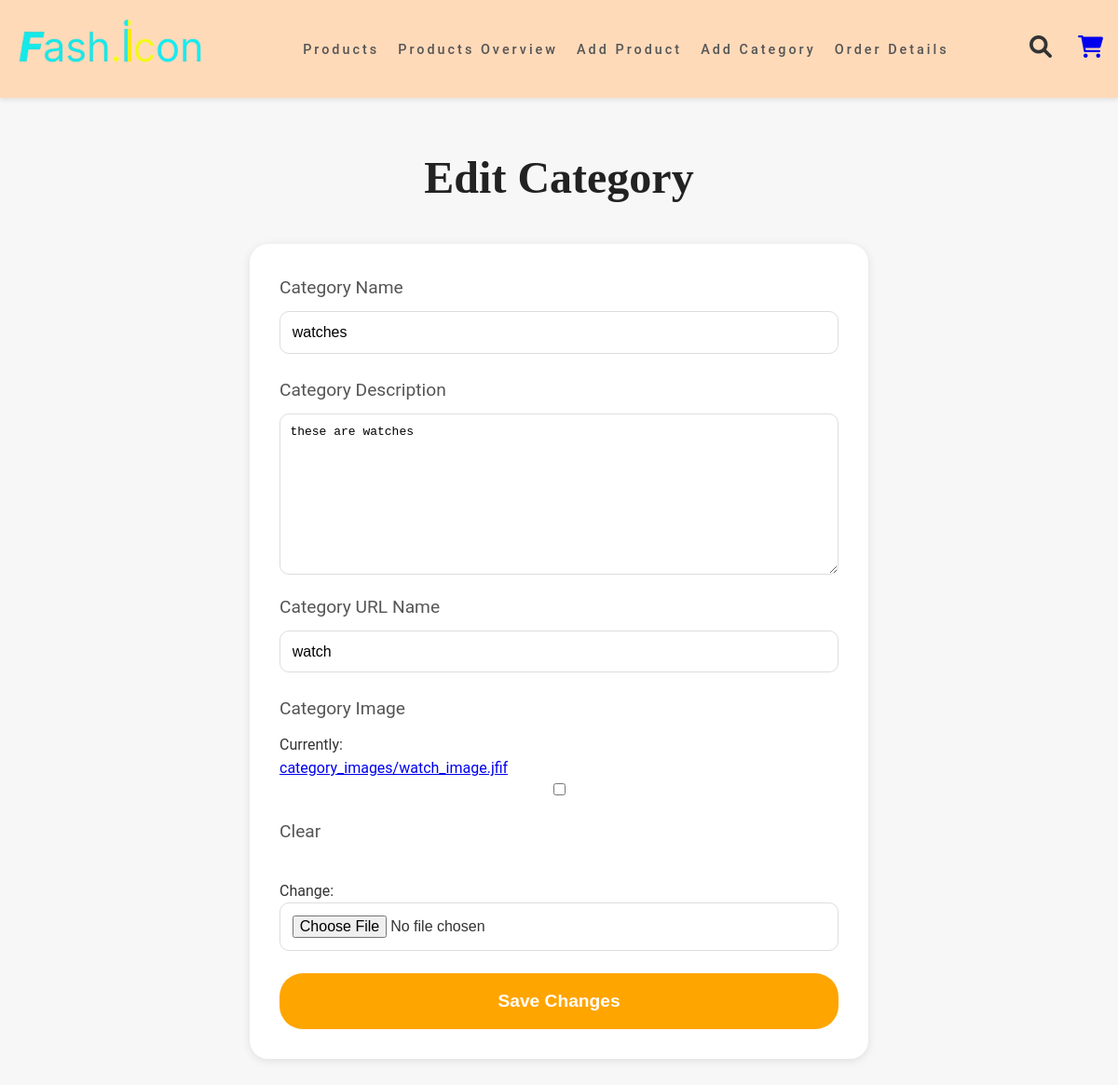
/edit-category/2/ (signed in), run on the app's committed database.
### keychain_app/models.py (models this page shows, shortened)
class Category(models.Model):
    name = models.CharField(max_length=100)
    url_name = models.SlugField(unique=True, default='none')  # Specify a default value
    image = models.ImageField(upload_to='category_images/', blank=True, null=True)  # Add image field
    description = models.TextField(blank=True)

### keychain_app/views.py (the view)
# urls.py: path('edit-category/<int:pk>/', views.edit_category, name='edit_category'),
@staff_member_required
def edit_category(request, pk):
    category = get_object_or_404(Category, pk=pk)
    if request.method == 'POST':
        form = CategoryForm(request.POST, request.FILES, instance=category)
        if form.is_valid():
            form.save()
            return redirect('edit_category', pk=pk)  # Redirect to the same page
    else:
        form = CategoryForm(instance=category)
    return render(request, 'edit_category.html', {'form': form})

### keychain_app/forms.py
class CategoryForm(forms.ModelForm):
    class Meta:
        model = Category
        fields = ['name', 'description','url_name','image']

### keychain_app/templates/edit_category.html (shortened to what this page needs)
{% load static %}
<!DOCTYPE html>
<html lang="en">
<head>
    <link rel="stylesheet" href="https://cdnjs.cloudflare.com/ajax/libs/font-awesome/6.0.0-beta3/css/all.min.css">
</head>
<body>
    <nav class="navbar-goofy">
        <div class="logo-fun">
            <img src="{% static 'images/logo.png' %}" alt="Logo">
        </div>
        <ul class="nav-links-goofy">
            <li><a href="{% url 'products_view' %}">Products</a></li>
            <li><a href="{% url 'products_overview' %}">Products Overview</a></li>
            <li><a href="{% url 'add_product' %}">Add Product</a></li>
            <li><a href="{% url 'add_category' %}">Add Category</a></li>
            <li><a href="{% url 'order_details' %}">Order Details</a></li>
        </ul>
        <div class="nav-icons-goofy">
            <i class="fas fa-search"></i>
            <a href="{% url 'view_cart' %}"><i class="fas fa-shopping-cart"></i></a>
        </div>
    </nav>
    <h1>Edit Category</h1>
    <div class="form-container">
        <form method="post" enctype="multipart/form-data">
            <label for="name">Category Name</label>
            {{ form.name }}
            <label for="description">Category Description</label>
            {{ form.description }}
            <label for="url_name">Category URL Name</label>
            {{ form.url_name }}
            <label for="image">Category Image</label>
            {{ form.image }}
            <button type="submit" class="button1">Save Changes</button>
        </form>
    </div>
</body>
</html>

### keychain_app/templates/edit_category.html (style rules this page uses)
body { margin: 0; font-family: 'Roboto', sans-serif; background-color: #f7f7f7; color: #333; line-height: 1.6; }
.navbar-goofy { display: flex; justify-content: space-between; align-items: center; padding: 1em; background-color: peachpuff; box-shadow: 0 2px 5px rgba(0, 0, 0, 0.1); position: sticky; top: 0; z-index: 100; }
.logo-fun { font-size: 1.8em; font-weight: bold; }
.nav-links-goofy { list-style: none; display: flex; gap: 20px; letter-spacing: 3px; }
.nav-links-goofy li a { text-decoration: none; color: #555; font-weight: 500; transition: color 0.3s; font-size: 0.9em; }
.nav-icons-goofy i { margin-left: 1em; font-size: 1.5em; transition: transform 0.3s; }
.logo-fun img { height: 60px; width: auto; }
h1 { font-size: 3em; text-align: center; font-family: 'Playfair Display', serif; color: #222; margin-top: 1em; }
.form-container { max-width: 600px; margin: 2em auto; background-color: white; padding: 2em; border-radius: 20px; box-shadow: 0 2px 10px rgba(0, 0, 0, 0.1); }
form { display: flex; flex-direction: column; }
label { font-size: 1.2em; margin-bottom: 0.5em; color: #555; }
input, textarea { padding: 0.8em; font-size: 1em; border-radius: 10px; border: 1px solid #ddd; margin-bottom: 1.5em; outline: none; transition: border 0.3s ease; }
.button1[type="submit"] { padding: 1em 2em; background-color: orange; color: white; border: none; border-radius: 25px; cursor: pointer; font-size: 1.2em; font-weight: bold; text-align: center; }

### data on the page
Category: name "watches", description "these are watches", url_name "watch"
